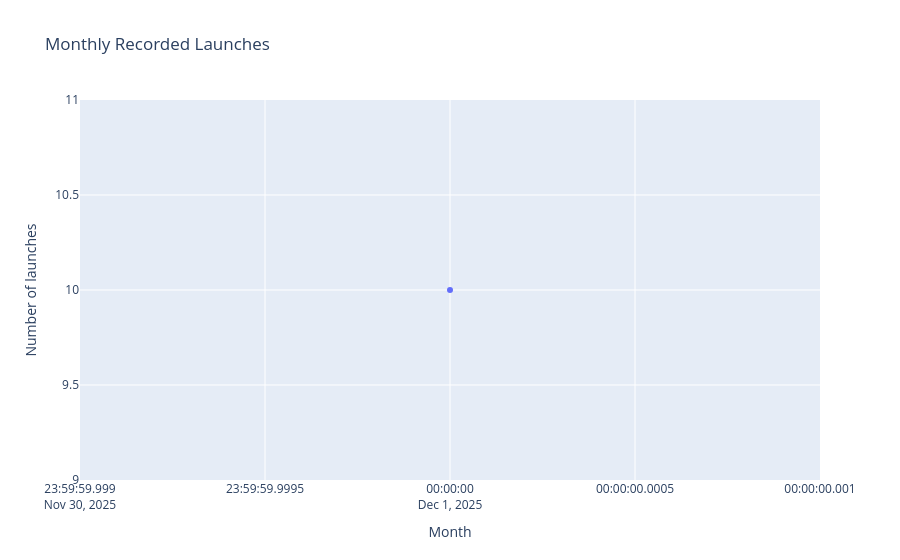
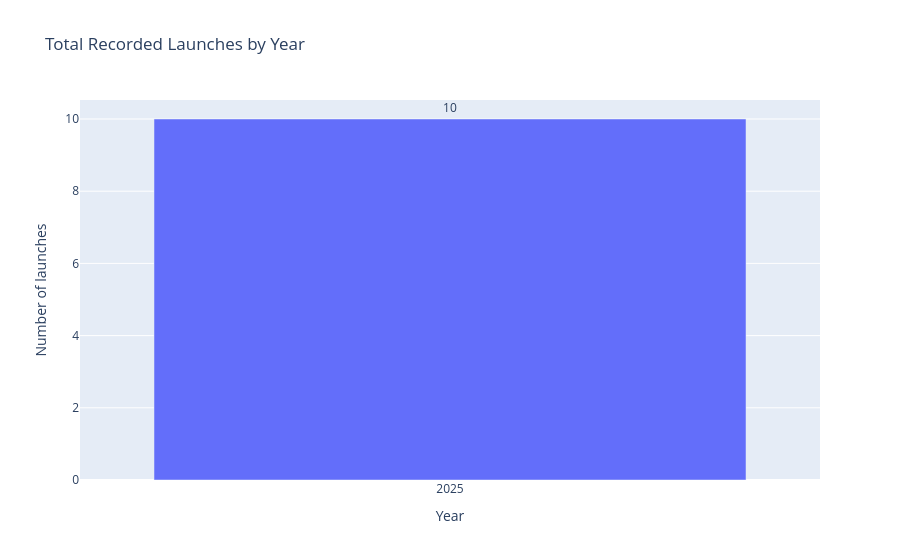

The notebook cell saved with these charts, in order:
### Markdown cell above
# Research Question 1 — Launch activity over time

**Question:** How has the number of recorded launches changed over time, by year and month?

The monthly line chart shows rises and dips over time. The yearly bar chart provides a high-level comparison.

### Code cell
# Monthly launch counts, ordered chronologically.
monthly = (
    df.dropna(subset=["launch_datetime"])
      .assign(month_start=lambda x: x["launch_datetime"].dt.to_period("M").dt.to_timestamp())
      .groupby("month_start")
      .size()
      .reset_index(name="launches")
      .sort_values("month_start")
)

fig = px.line(
    monthly,
    x="month_start",
    y="launches",
    markers=True,
    title="Monthly Recorded Launches",
    labels={"month_start": "Month", "launches": "Number of launches"}
)
fig.update_layout(hovermode="x unified")
fig.show()

yearly = (
    df.dropna(subset=["launch_year"])
      .groupby("launch_year")
      .size()
      .reset_index(name="launches")
      .sort_values("launch_year")
)
yearly["launch_year"] = yearly["launch_year"].astype(str)

fig = px.bar(
    yearly,
    x="launch_year",
    y="launches",
    text="launches",
    title="Total Recorded Launches by Year",
    labels={"launch_year": "Year", "launches": "Number of launches"}
)
fig.update_traces(textposition="outside")
fig.show()

### Figure 1 — Plotly figure (JSON) as saved in the notebook; plotly's stock layout.template omitted (floating-point values rounded to 4 significant figures)
{"data": [{"hovertemplate": "Month=%{x}<br>Number of launches=%{y}<extra></extra>", "legendgroup": "", "line": {"color": "#636efa", "dash": "solid"}, "marker": {"symbol": "circle"}, "mode": "lines+markers", "name": "", "orientation": "v", "showlegend": false, "type": "scatter", "x": ["2025-12-01T00:00:00.000000"], "xaxis": "x", "y": [10], "yaxis": "y"}], "layout": {"hovermode": "x unified", "legend": {"tracegroupgap": 0}, "title": {"text": "Monthly Recorded Launches"}, "xaxis": {"anchor": "y", "domain": [0, 1], "title": {"text": "Month"}}, "yaxis": {"anchor": "x", "domain": [0, 1], "title": {"text": "Number of launches"}}}}

### Figure 2 — Plotly figure (JSON) as saved in the notebook; plotly's stock layout.template omitted (floating-point values rounded to 4 significant figures)
{"data": [{"hovertemplate": "Year=%{x}<br>Number of launches=%{text}<extra></extra>", "legendgroup": "", "marker": {"color": "#636efa", "pattern": {"shape": ""}}, "name": "", "orientation": "v", "showlegend": false, "text": [10.0], "textposition": "outside", "type": "bar", "x": ["2025"], "xaxis": "x", "y": [10], "yaxis": "y"}], "layout": {"barmode": "relative", "legend": {"tracegroupgap": 0}, "title": {"text": "Total Recorded Launches by Year"}, "xaxis": {"anchor": "y", "domain": [0, 1], "title": {"text": "Year"}}, "yaxis": {"anchor": "x", "domain": [0, 1], "title": {"text": "Number of launches"}}}}
